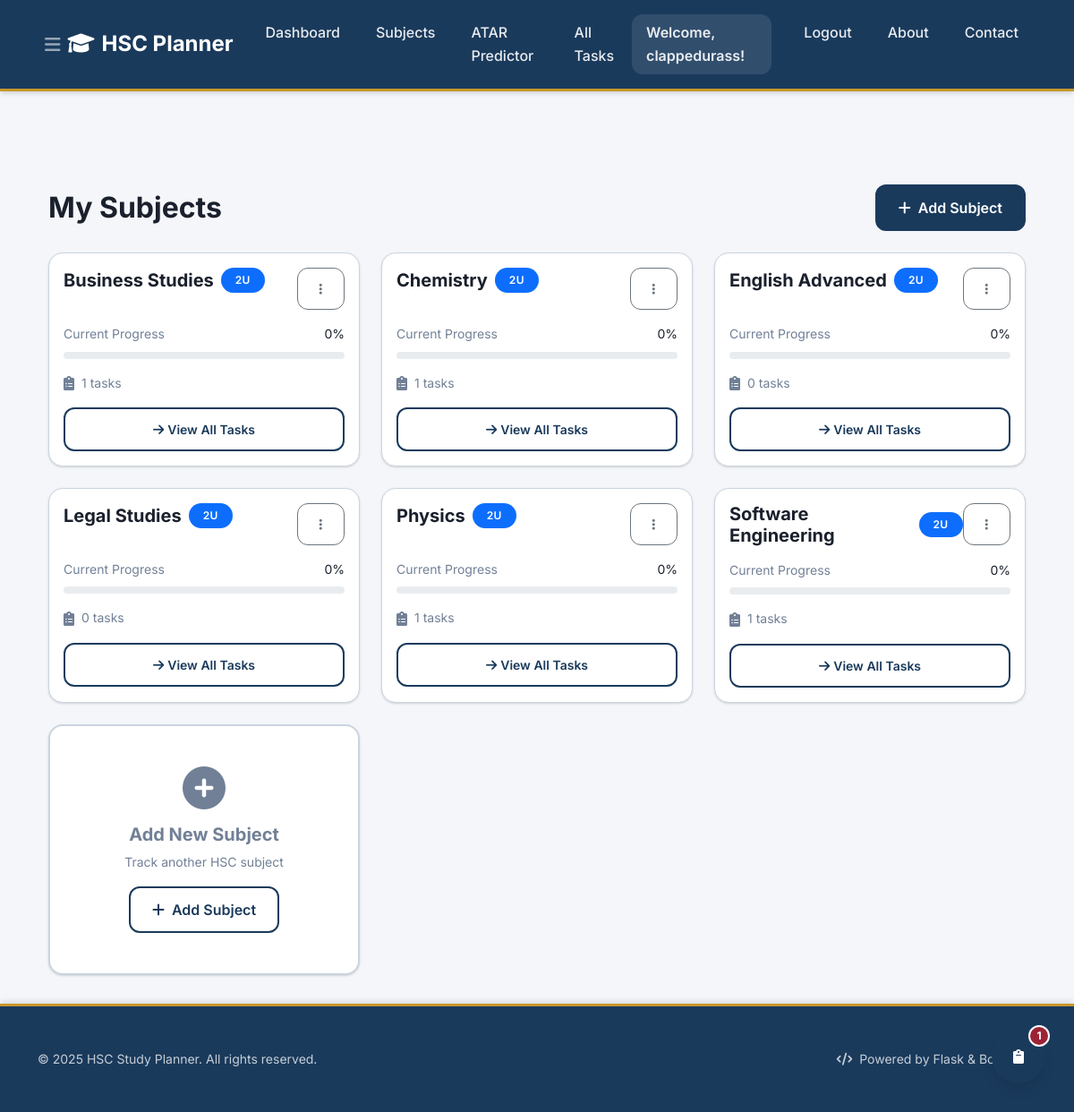
Page /subjects (signed in) on the earlier database version.
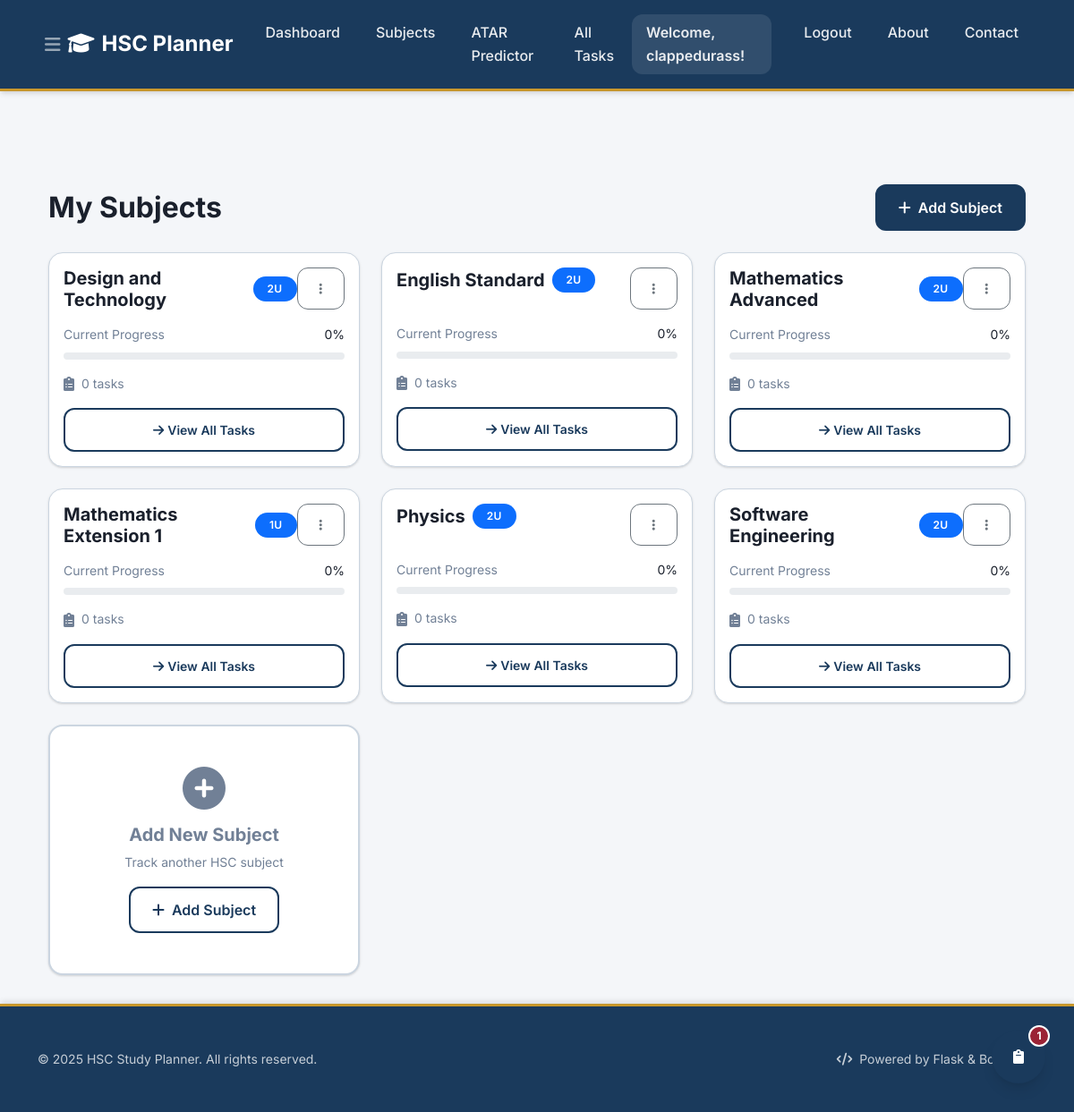
Same page on the later database version.
### tables this page shows
CREATE TABLE users (
    id INTEGER PRIMARY KEY AUTOINCREMENT,
    username TEXT UNIQUE NOT NULL,
    password_hash TEXT NOT NULL,
    email TEXT UNIQUE NOT NULL
);

CREATE TABLE subjects (
                id INTEGER PRIMARY KEY AUTOINCREMENT,
                name TEXT NOT NULL,
                user_id INTEGER NOT NULL,
                units INTEGER NOT NULL DEFAULT 2,
                target_mark INTEGER,
                FOREIGN KEY (user_id) REFERENCES users (id),
                UNIQUE(user_id, name)
            );

### Task_Organiser/app.py (the view)
    @app.route('/subjects')
    @login_required
    def subjects():
        db = get_db()
        try:
            cursor = db.execute("PRAGMA table_info(subjects)")
            columns = [column[1] for column in cursor.fetchall()]
            if 'units' in columns and 'target_mark' in columns:
                subjects = db.execute('SELECT * FROM subjects WHERE user_id = ? ORDER BY name', (g.user['id'],)).fetchall()
            else:
                subjects = db.execute('SELECT id, name, user_id FROM subjects WHERE user_id = ? ORDER BY name', (g.user['id'],)).fetchall()
            subjects_list = []
            for subject in subjects:
                subject_dict = dict(subject)
                if 'units' not in subject_dict:
                    subject_dict['units'] = 2
                if 'target_mark' not in subject_dict:
                    subject_dict['target_mark'] = None
                if 'estimated_mark' not in subject_dict:
                    subject_dict['estimated_mark'] = 0
                task_count = db.execute('SELECT COUNT(*) as count FROM tasks WHERE user_id = ? AND subject_id = ?',
                                    (g.user['id'], subject_dict['id'])).fetchone()
                subject_dict['task_count'] = task_count['count'] if task_count else 0
                subjects_list.append(subject_dict)
            return render_template('subjects.html', subjects=subjects_list)
        except Exception as e:
            return render_template('subjects.html', subjects=[])

### Task_Organiser/app.py (called while the page is built)
def login_required(view):
    @wraps(view)
    def wrapped_view(**kwargs):
        if g.user is None:
            return redirect(url_for('login'))
        return view(**kwargs)
    return wrapped_view

### Task_Organiser/db.py (called while the page is built)
def get_db():
    if 'db' not in g:
        database_path = current_app.config['DATABASE']
        g.db = sqlite3.connect(database_path)
        g.db.row_factory = sqlite3.Row
    return g.db

### Task_Organiser/templates/subjects.html (shortened to what this page needs)
{% extends 'base.html' %}
{% block content %}
<div class="container mt-5">
    <div class="d-flex justify-content-between align-items-center mb-4">
        <h2 class="mb-0 fw-bold">My Subjects</h2>
        <button class="btn btn-primary" data-bs-toggle="modal" data-bs-target="#addSubjectModal">
            <i class="fas fa-plus me-2"></i>Add Subject
        </button>
    </div>
    <div class="row g-3 g-md-4">
        {% if subjects %}
            {% for subject in subjects %}
            <div class="col-12 col-md-6 col-lg-4">
                <div class="card card-subject h-100">
                    <div class="card-body">
                        <div class="d-flex justify-content-between align-items-start mb-3">
                            <div class="d-flex align-items-center">
                                <h5 class="card-title fw-bold mb-0 me-2">{{ subject.name }}</h5>
                                <span class="badge bg-primary">{{ subject.units }}u</span>
                            </div>
                            <div class="dropdown">
                                <button class="btn btn-sm btn-outline-secondary" type="button" data-bs-toggle="dropdown">
                                    <i class="fas fa-ellipsis-v"></i>
                                </button>
                            </div>
                        </div>
                        <div class="mb-3">
                            <div class="d-flex justify-content-between align-items-center mb-2">
                                <small class="text-muted">Current Progress</small>
                                <small class="fw-semibold">{{ subject.estimated_mark }}%</small>
                            </div>
                            <div class="progress" style="height: 8px;">
                            </div>
                        </div>
                        <div class="d-flex align-items-center text-muted">
                            <i class="fas fa-clipboard-list me-2"></i>
                            <small>{{ subject.task_count }} tasks</small>
                        </div>
                        <div class="mt-3">
                            <a href="{{ url_for('index') }}?subject_id={{ subject.id }}"
                               class="btn btn-outline-primary btn-sm w-100">
                                <i class="fas fa-arrow-right me-1"></i>View All Tasks
                            </a>
                        </div>
                    </div>
                </div>
            </div>
            {% endfor %}
        {% endif %}
        {% if subjects %}
        <div class="col-12 col-md-6 col-lg-4">
            <div class="card h-100 border-2 border-dashed" style="border-color: var(--border); min-height: 280px;">
                <div class="card-body d-flex flex-column justify-content-center align-items-center text-center">
                    <i class="fas fa-plus-circle text-muted mb-3" style="font-size: 3rem;"></i>
                    <h5 class="text-muted mb-2">Add New Subject</h5>
                    <p class="text-muted small mb-3">Track another HSC subject</p>
                    <button class="btn btn-outline-primary" data-bs-toggle="modal" data-bs-target="#addSubjectModal">
                        <i class="fas fa-plus me-2"></i>Add Subject
                    </button>
                </div>
            </div>
        </div>
        {% endif %}
    </div>
</div>
{% endblock %}

### Task_Organiser/templates/base.html (shortened to what this page needs)
<!DOCTYPE html>
<html lang="en">
<head>
    <link href="https://cdn.jsdelivr.net/npm/bootstrap@5.1.3/dist/css/bootstrap.min.css" rel="stylesheet">
    <link href="https://cdnjs.cloudflare.com/ajax/libs/font-awesome/6.0.0/css/all.min.css" rel="stylesheet">
</head>
<body>
    <nav class="navbar navbar-expand-lg navbar-dark">
        <div class="container">
            <button class="navbar-toggler" type="button" data-bs-toggle="collapse" data-bs-target="#navbarNav" aria-controls="navbarNav" aria-expanded="false" aria-label="Toggle navigation">
                <i class="fas fa-bars"></i>
            </button>
            <a class="navbar-brand" href="{{ url_for('index') }}">
                <i class="fas fa-graduation-cap me-2"></i>HSC Planner
            </a>
            <div class="collapse navbar-collapse" id="navbarNav">
                <ul class="navbar-nav me-auto">
                    <li class="nav-item">
                        <a class="nav-link" href="{{ url_for('index') }}">Dashboard</a>
                    </li>
                    <li class="nav-item">
                        <a class="nav-link" href="{{ url_for('subjects') }}">Subjects</a>
                    </li>
                    <li class="nav-item">
                        <a class="nav-link" href="{{ url_for('atar') }}">ATAR Predictor</a>
                    </li>
                    <li class="nav-item">
                        <a class="nav-link" href="{{ url_for('index') }}?view=all">All Tasks</a>
                    </li>
                </ul>
                <div class="navbar-nav ms-auto">
                    {% if g.user %}
                        <span class="navbar-text me-3">Welcome, {{ g.user.username }}!</span>
                        <a class="nav-link" href="{{ url_for('logout') }}" onclick="return confirm('Are you sure you want to logout?')">Logout</a>
                    {% else %}
                        <a class="nav-link" href="{{ url_for('login') }}">Login</a>
                        <a class="nav-link" href="{{ url_for('register') }}">Register</a>
                    {% endif %}
                    <a class="nav-link" href="{{ url_for('about') }}">About</a>
                    <a class="nav-link" href="{{ url_for('contact') }}">Contact</a>
                </div>
            </div>
        </div>
    </nav>
    <main class="container mt-4">
        {% block content %}{% endblock %}
    </main>
    <footer class="footer mt-auto">
        <div class="container py-2 py-md-3">
            <div class="row align-items-center">
                <div class="col-12 col-md-6">
                    <p class="mb-0 opacity-75 small">&copy; 2025 HSC Study Planner. All rights reserved.</p>
                </div>
                <div class="col-12 col-md-6 text-md-end">
                    <p class="mb-0 opacity-75 small">
                        <i class="fas fa-code me-1"></i>
                        Powered by Flask & Bootstrap
                    </p>
                </div>
            </div>
        </div>
    </footer>
    <div id="priority-widget" class="priority-widget-collapsed">
        <button id="priority-toggle" class="priority-toggle-btn">
            <i class="fas fa-clipboard"></i>
            <span id="priority-count" class="priority-count">0</span>
        </button>
    </div>
</body>
</html>

### Task_Organiser/templates/base.html (style rules this page uses)
:root { --primary: #1a3a5c; --primary-light: #2c5282; --accent: #c8972b; --success: #276749; --danger: #9b2335; --warning: #d69e2e; --info: #3182ce; --bg: #f4f6f9; --card-bg: #ffffff; --text-primary: #1a202c; --text-secondary: #4a5568; --border: #cbd5e0; --text-muted: #718096; --shadow-sm: 0 1px 3px 0 rgba(0, 0, 0, 0.1), 0 1px 2px 0 rgba(0, 0, 0, 0.06); --shadow-md: 0 4px 6px -1px rgba(0, 0, 0, 0.1), 0 2px 4px -1px rgba(0, 0, 0, 0.06); --shadow-lg: 0 10px 15px -3px rgba(0, 0, 0, 0.1), 0 4px 6px -2px rgba(0, 0, 0, 0.05); --shadow-xl: 0 20px 25px -5px rgba(0, 0, 0, 0.1), 0 10px 10px -5px rgba(0, 0, 0, 0.04); --border-radius-sm: 0.5rem; --border-radius-md: 0.75rem; --border-radius-lg: 1rem; --border-radius-xl: 1.5rem; }
* { margin: 0; padding: 0; box-sizing: border-box; }
body { font-family: 'Inter', -apple-system, BlinkMacSystemFont, sans-serif; background: var(--bg); color: var(--text-primary); line-height: 1.6; min-height: 100vh; }
.navbar { background: var(--primary); box-shadow: var(--shadow-md); border-bottom: 3px solid var(--accent); padding: 1rem 0; }
.navbar-brand { font-family: 'Inter', sans-serif; font-weight: 700; font-size: 1.5rem; color: white !important; }
.nav-link { font-weight: 500; color: rgba(255,255,255,0.9) !important; transition: all 0.3s ease; border-radius: var(--border-radius-md); margin: 0 0.25rem; padding: 0.5rem 1rem !important; }
.navbar-text { color: rgba(255,255,255,0.9) !important; font-weight: 600; background: rgba(255,255,255,0.1); padding: 0.5rem 1rem; border-radius: var(--border-radius-md); }
.card { border: 1px solid var(--border); border-radius: var(--border-radius-lg); box-shadow: var(--shadow-sm); transition: all 0.3s ease; background: var(--card-bg); }
.btn { font-weight: 600; border-radius: var(--border-radius-md); transition: all 0.3s ease; padding: 0.75rem 1.5rem; text-transform: none; letter-spacing: 0; }
.btn-primary { background: var(--primary); color: white; border: 2px solid var(--primary); }
.btn-outline-primary { background: transparent; color: var(--primary); border: 2px solid var(--primary); }
.badge { font-weight: 600; padding: 0.5rem 1rem; border-radius: var(--border-radius-xl); text-transform: uppercase; letter-spacing: 0.025em; font-size: 0.75rem; }
h1, h2, h3, h4, h5, h6 { font-weight: 700; color: var(--text-primary); margin-bottom: 1rem; }
h2 { font-size: 2rem; }
h5 { font-size: 1.25rem; }
.text-muted { color: var(--text-muted) !important; }
footer { background: var(--primary); color: white; border-top: 3px solid var(--accent); padding: 2rem 0; margin-top: 4rem; box-shadow: 0 -4px 6px -1px rgba(0, 0, 0, 0.1); }
main.container { padding-top: 2rem; padding-bottom: 2rem; }
.navbar-toggler { border: none; padding: 0.5rem; color: white; font-size: 1.25rem; display: flex !important; }
.footer { margin-top: auto; }
.priority-widget-collapsed { position: fixed; bottom: 2rem; right: 2rem; z-index: 1000; }
.priority-toggle-btn { width: 60px; height: 60px; border-radius: 50%; background: var(--primary); color: white; border: none; box-shadow: var(--shadow-lg); cursor: pointer; display: flex; align-items: center; justify-content: center; position: relative; transition: all 0.3s ease; }
.priority-count { position: absolute; top: -5px; right: -5px; background: var(--danger); color: white; border-radius: 50%; width: 24px; height: 24px; display: flex; align-items: center; justify-content: center; font-size: 0.75rem; font-weight: 700; border: 2px solid white; }

Differences in the rows shown:
removed subjects: name "Business Studies", units "2", estimated_mark "0", task_count "1"
removed subjects: name "Chemistry", units "2", estimated_mark "0", task_count "1"
removed subjects: name "English Advanced", units "2", estimated_mark "0", task_count "0"
removed subjects: name "Legal Studies", units "2", estimated_mark "0", task_count "0"
added subjects: name "Design and Technology", units "2", estimated_mark "0", task_count "0"
added subjects: name "English Standard", units "2", estimated_mark "0", task_count "0"
added subjects: name "Mathematics Advanced", units "2", estimated_mark "0", task_count "0"
added subjects: name "Mathematics Extension 1", units "1", estimated_mark "0", task_count "0"
computed for subjects "Physics": task_count "1" → "0"
computed for subjects "Software Engineering": task_count "1" → "0"
